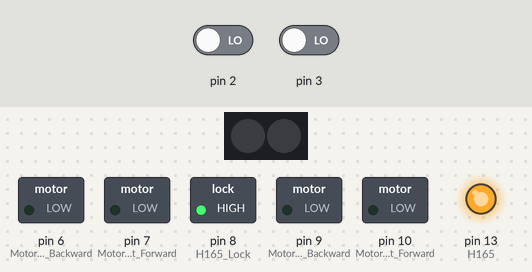
Bench run of a sketch on a simulated Arduino Uno, built with avr-gcc and run on an emulated ATmega328P. On the bench: 2 RGB LEDs in strip order, left to right, switched loads named in the sketch (green lamp = pin HIGH), output pins drawn as LEDs (lit = HIGH). Inputs (shaded band) come from the test bench; at power-on: pin 2 LOW, pin 3 LOW. What the sketch prints to the serial monitor is not drawn.

Above: at 0.1 s.
At 37.1 s:
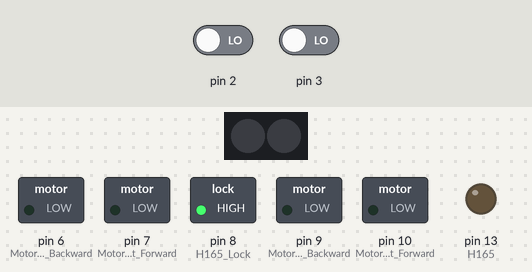
Timing chart, 0 to 38.6 s (numbered marks = the images above):
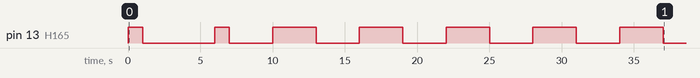

The sketch:

Smart-Car-on-ArduinoNano.ino
```cpp
// (licence header left out)
#include "Adafruit_NeoPixel.h"  //彩色灯珠驱动
#include "comm.h"               //传感器数据读取
#include "motor.h"              //电机控制
#include "ovo.h"

#define PIN            4
#define NUMPIXELS      2
Adafruit_NeoPixel pixels = Adafruit_NeoPixel(NUMPIXELS, PIN, NEO_GRB + NEO_KHZ800);

slowWrite m;

///////Test Version Only
// the setup function runs once when you press reset or power the board
void setup() {
  // initialize digital pin LED_BUILTIN as an output.
    pinMode(LED_BUILTIN, OUTPUT);
    shift_reg_init();   //传感器初始化
    motor_init();       //电机初始化
    pixels.begin();     //彩色灯珠初始化
    Serial.begin(115200);


}

// the loop function runs over and over again forever
void loop() {
    m.set(LED_BUILTIN, 2000);
    m.run();

    setTimeout([]{setInterval([]{m.high();}, 6000);},3000);
    setInterval([]{m.low();}, 6000);


}
```

comm.cpp
```cpp
#include <arduino.h>
#include "comm.h"

struct SENSORS sensor = {0};

void shift_reg_init(void)
{
    pinMode(8, OUTPUT);  //H165 Lock
    digitalWrite(8, 1);
    pinMode(12, INPUT);  //H165 MISO
    pinMode(13, OUTPUT); //H165/595 CLK
    digitalWrite(13, 0);
}

void reload_shift_reg(void)
{
    char i = 0;
    CLK_0;
    LOAD;
    sensor.reg0 = 0;
    sensor.reg1 = 0;

    for (i = 0; i < 8; i++)
    {
        sensor.reg0 <<= 1;
        if (MISO)
            sensor.reg0 |= 0x01;
        CLK_1;
        CLK_0;
    }
    for (i = 0; i < 8; i++)
    {
        sensor.reg1 <<= 1;
        if (MISO)
            sensor.reg1 |= 0x01;
        CLK_1;
        CLK_0;
    }

    sensor.ir_left_3 = !!(sensor.reg0&(1<<0));
    sensor.ir_left_2 = !!(sensor.reg0&(1<<1));
    sensor.ir_left_1 = !!(sensor.reg0&(1<<2));
    sensor.ir_mid = !!(sensor.reg0&(1<<3));
    sensor.ir_right_1 = !!(sensor.reg0&(1<<4));
    sensor.ir_right_2 = !!(sensor.reg0&(1<<5));
    sensor.ir_right_3 = !!(sensor.reg0&(1<<6));

    sensor.switcher_front_left_2 = (!(sensor.reg1&(1<<0)));
    sensor.switcher_front_left_1 = (!(sensor.reg1&(1<<1)));
    sensor.switcher_front_right_1 = (!(sensor.reg1&(1<<2)));
    sensor.switcher_front_right_2 = (!(sensor.reg1&(1<<3)));
    sensor.switcher_back_left = (!(sensor.reg1&(1<<4)));
    sensor.switcher_back_right = (!(sensor.reg1&(1<<5)));

    sensor.key_1 = (!(sensor.reg1&(1<<6)));
    sensor.key_2 = (!(sensor.reg1&(1<<7)));
}
```

comm.h
```cpp
#ifndef __COMM_H___
#define __COMM_H___


#define LOAD  digitalWrite(8, 0); delay(1);digitalWrite(8, 1)
#define CLK_0 digitalWrite(13, 0)
#define CLK_1 digitalWrite(13, 1)
#define MISO  digitalRead(12)

struct SENSORS
{
    //移位寄存器读取值
    unsigned char reg0;
    unsigned char reg1;

    //下方红外传感器
    //                         ir_mid
    //                ir_left_1      ir_right_1
    //        ir_left_2                       ir_right_2
    //ir_left_3                                        ir_right_3
    char ir_left_1;
    char ir_left_2;
    char ir_left_3;
    char ir_mid;
    char ir_right_1;
    char ir_right_2;
    char ir_right_3;
    //周围碰撞开关
    //        switcher_front_left1    switcher_front_right1
    //switcher_front_left2                    switcher_front_right2
    //
    //
    //    switcher_back_left              switcher_back_right
    char switcher_front_left_1;
    char switcher_front_left_2;
    char switcher_front_right_1;
    char switcher_front_right_2;
    char switcher_back_left;
    char switcher_back_right;
    //板载按键
    char key_1;
    char key_2;
};
extern struct SENSORS sensor;

void shift_reg_init(void);    //初始化
void reload_shift_reg(void);  //刷新移位寄存器值
#endif
```

motor.cpp
```cpp
#include <arduino.h>
#include "motor.h"

extern unsigned int left_pulse = 0;
extern unsigned int right_pulse = 0;
int left_velocity = 0;
int right_velocity = 0;
int left_update = 0;
int right_update = 0;

void left_tri()//Left velocity sensor
{
    static unsigned long t = 0, left_interval = 0;
    left_pulse++;
    left_interval = millis() - t;
    left_velocity = 5 * 1000 / float(left_interval);
    t = millis();
    left_update = 0;
}

void right_tri()//right velocity sensor
{
    static unsigned long t = 0, right_interval = 0;
    right_pulse++;
    right_interval = millis() - t;
    right_velocity = 5 * 1000 / float(right_interval);
    t = millis();
    right_update = 0;
}

void motor_init(void)
{
    pinMode(6, OUTPUT); //Motor Left Backward
    pinMode(7, OUTPUT); //Motor Left Forward

    pinMode(9, OUTPUT);  //Motor Right Backward
    pinMode(10, OUTPUT); //Motor Right Forward

    attachInterrupt(0, left_tri, RISING);
    attachInterrupt(1, right_tri, RISING);
}

void motor_set_PWM(int left, int right)
{
  if (left >= 0)
  {
    analogWrite(6, left);
    digitalWrite(7, 0);
  }
  else
  {
    analogWrite(6, 255 + left);
    digitalWrite(7, 1);
  }

  if (right >= 0)
  {
    analogWrite(9, 255 - right);
    digitalWrite(10, 1);
  }
  else
  {
    analogWrite(9, - right);
    digitalWrite(10, 0);
  }
}

void motor_step(int left, int right, int step_left, int step_right)
{
    static int left_tar = 0, right_tar = 0;
    static int pwm_l = 0;
    static int pwm_r = 0;
    static float balance_l = 1;
    static float balance_r = 1;

    if (left_tar != left)  //设置初始pwm
    {
        pwm_l = left;
        left_tar = left;
    }
    if (right_tar != right)
    {
        pwm_r = right;
        right_tar = right;
    }

    if((left_tar || right_tar) && step_left == 0 && step_right == 0) //设定速度但不指定距离
    {
        if (left_velocity > abs(left_tar))    pwm_l>0 ? pwm_l-- : pwm_l++; else left_tar>0 ? pwm_l++ : pwm_l--;
        if (right_velocity > abs(right_tar))  pwm_r>0 ? pwm_r-- : pwm_r++; else right_tar>0 ? pwm_r++ : pwm_r--;

        if (pwm_l > 255) pwm_l = 255;
        if (pwm_r > 255) pwm_r = 255;
        if (pwm_l < -255) pwm_l = -255;
        if (pwm_r < -255) pwm_r = -255;

        if (left_tar != 0)
        {
            balance_l = abs(float(pwm_l) / float(left_tar));
            if (balance_l > 1.5) balance_l = 1.5;
            if (balance_l < 0.66) balance_l = 0.66;
        }
        if (right_tar != 0)
        {
            balance_r = abs(float(pwm_r) / float(right_tar));
            if (balance_r > 1.5) balance_r = 1.5;
            if (balance_r < 0.66) balance_r = 0.66;
        }

        motor_set_PWM(pwm_l, pwm_r);

        left_update++;
        right_update++;
        if (left_update >= 10)
        {
            left_velocity = 0;
            left_update = 1;
        }
        if (right_update >= 10)
        {
            right_velocity = 0;
            right_update = 1;
        }
        delay(10);
    }
    else if((left_tar || right_tar) && (step_left || step_right))//设定速度且指定距离
    {
        unsigned int t_pulse_r = right_pulse;
        unsigned int t_pulse_l = left_pulse;

        motor_set_PWM(left_tar * balance_l, right_tar * balance_r);

        if(!left_tar) //左侧不转
            while(right_pulse - t_pulse_r <= step_right)
                delay(5);
        else if(!right_tar) //右侧不转
            while(left_pulse - t_pulse_l <= step_left)
                delay(5);
        else  //都转
            while(right_pulse - t_pulse_r <= step_right || left_pulse - t_pulse_l <= step_left)
                delay(5);
    }
    else//停止
        motor_set_PWM(0, 0);
}
```

motor.h
```cpp
#ifndef __MOTOR_H__
#define __MOTOR_H__

extern unsigned int left_pulse;
extern unsigned int right_pulse;

void motor_init(void);  //初始化
void motor_set_PWM(int left, int right);  //设定电机PWM
void motor_step(int left, int right, int step_left = 0, int step_right = 0);  //设定小车运行状态

#endif
```

ovo.h
```cpp
// (licence header left out)
#ifndef _OVO_H
#define _OVO_H


/**
 * Like set Timeout in JS
 *
 * @Author yimian
 * @param auto function (allow Lambda)
 * @param int millisecond to dealy
 * @return void
 */
void setTimeout(auto function,const int delay)
{
    static bool on = 1;
    if(on == 1){
        static unsigned long startTime = millis();

        if(millis() - startTime > delay){
            function();
            on == 0;
        }
    }
}

/**
 * Like set Interval in JS
 *
 * @Author yimian
 * @param auto function (allow Lambda)
 * @param int millisecond of interval
 * @return void
 */
void setInterval(auto function, const int delay)
{
    static unsigned long startTime = millis();

    if(millis() - startTime > delay){
        function();
        startTime = millis();
    }
}


/**
 * Switch between function1 and function2 for delay1 and delay2
 *
 * @Author yimian
 * @param auto function1 (allow Lambda)
 * @param auto function2 (allow Lambda)
 * @param int millisecond of interval
 * @param int millisecond of interval
 * @return void
 */
void setSwitch(auto function1, auto function2, const int delay1, const int delay2)
{
    static unsigned long startTime = millis();

    if(millis() - startTime < delay1){
        function1();
    }else if(millis() - startTime >= delay1 && millis() - startTime < delay1 + delay2){
        function2();
    }else if(millis() - startTime >= delay1 + delay2){
        startTime = millis();
    }
}


/**
 * Make direct voltage change to gradually change
 *
 * @author yimian
 * @category ovo
 * @package ovo
 */
class slowWrite
{
    public:
        inline void set(int t_pin, unsigned int t_delay){
            pin = t_pin;
            delay = t_delay;
        };
        inline void high(){
            startTime = millis();
            state = 1;
        };
        inline void low(){
            startTime = millis();
            state = 0;
        };
        inline void run(){
            if(state == 1 && millis() - startTime < delay){
                analogWrite(pin, ((millis() - startTime) * 255 / delay));Serial.println(((millis() - startTime) * 255 / delay));
            }else if(state == 0 && millis() - startTime < delay){
                analogWrite(pin, 255-((millis() - startTime) * 255 / delay));Serial.println(255-((millis() - startTime) * 255 / delay));
            }else{
                state = -1;
            }
        };

    private:
        unsigned long startTime;
        int state;
        int pin;
        unsigned int delay;
};


#endif
```

Measured:
- by itself, pin 13 (H165): goes HIGH 1.0 s, LOW 5.0 s, HIGH 1.0 s, 5 × (LOW 3.0 s, HIGH 3.0 s), then LOW
